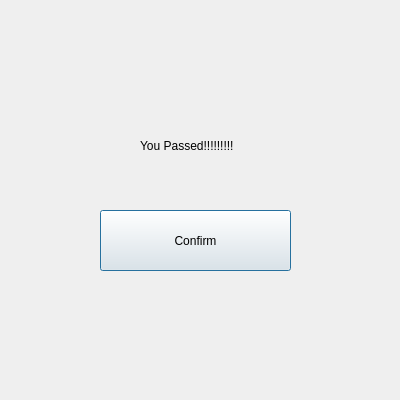
<?xml version="1.0" encoding="UTF-8"?>
<ui version="4.0">
 <class>pass2</class>
 <widget class="QDialog" name="pass2">
  <property name="geometry">
   <rect>
    <x>0</x>
    <y>0</y>
    <width>400</width>
    <height>400</height>
   </rect>
  </property>
  <property name="windowTitle">
   <string>You Passed!!!</string>
  </property>
  <widget class="QLabel" name="label">
   <property name="geometry">
    <rect>
     <x>140</x>
     <y>70</y>
     <width>291</width>
     <height>151</height>
    </rect>
   </property>
   <property name="contextMenuPolicy">
    <enum>Qt::NoContextMenu</enum>
   </property>
   <property name="text">
    <string>You Passed!!!!!!!!!</string>
   </property>
  </widget>
  <widget class="QPushButton" name="Confirm">
   <property name="geometry">
    <rect>
     <x>100</x>
     <y>210</y>
     <width>191</width>
     <height>61</height>
    </rect>
   </property>
   <property name="cursor">
    <cursorShape>PointingHandCursor</cursorShape>
   </property>
   <property name="text">
    <string>Confirm</string>
   </property>
  </widget>
 </widget>
 <resources/>
 <connections/>
</ui>
